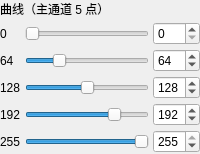
<?xml version="1.0" encoding="UTF-8"?>
<ui version="4.0">
 <class>AdjCurves</class>
 <widget class="QWidget" name="AdjCurves">
  <layout class="QVBoxLayout" name="rootLayout">
   <property name="spacing"><number>4</number></property>
   <property name="leftMargin"><number>0</number></property>
   <property name="topMargin"><number>0</number></property>
   <property name="rightMargin"><number>0</number></property>
   <property name="bottomMargin"><number>0</number></property>
   <item>
    <widget class="QLabel" name="labelTitle">
     <property name="text"><string>曲线（主通道 5 点）</string></property>
     <property name="wordWrap"><bool>true</bool></property>
    </widget>
   </item>
   <item>
    <layout class="QGridLayout" name="grid">
     <item row="0" column="0"><widget class="QLabel" name="label_y0"><property name="text"><string>0</string></property></widget></item>
     <item row="0" column="1"><widget class="QSlider" name="slider_y0"><property name="orientation"><enum>Qt::Orientation::Horizontal</enum></property><property name="minimum"><number>0</number></property><property name="maximum"><number>255</number></property><property name="value"><number>0</number></property></widget></item>
     <item row="0" column="2"><widget class="QSpinBox" name="spin_y0"><property name="minimum"><number>0</number></property><property name="maximum"><number>255</number></property><property name="value"><number>0</number></property></widget></item>
     <item row="1" column="0"><widget class="QLabel" name="label_y1"><property name="text"><string>64</string></property></widget></item>
     <item row="1" column="1"><widget class="QSlider" name="slider_y1"><property name="orientation"><enum>Qt::Orientation::Horizontal</enum></property><property name="minimum"><number>0</number></property><property name="maximum"><number>255</number></property><property name="value"><number>64</number></property></widget></item>
     <item row="1" column="2"><widget class="QSpinBox" name="spin_y1"><property name="minimum"><number>0</number></property><property name="maximum"><number>255</number></property><property name="value"><number>64</number></property></widget></item>
     <item row="2" column="0"><widget class="QLabel" name="label_y2"><property name="text"><string>128</string></property></widget></item>
     <item row="2" column="1"><widget class="QSlider" name="slider_y2"><property name="orientation"><enum>Qt::Orientation::Horizontal</enum></property><property name="minimum"><number>0</number></property><property name="maximum"><number>255</number></property><property name="value"><number>128</number></property></widget></item>
     <item row="2" column="2"><widget class="QSpinBox" name="spin_y2"><property name="minimum"><number>0</number></property><property name="maximum"><number>255</number></property><property name="value"><number>128</number></property></widget></item>
     <item row="3" column="0"><widget class="QLabel" name="label_y3"><property name="text"><string>192</string></property></widget></item>
     <item row="3" column="1"><widget class="QSlider" name="slider_y3"><property name="orientation"><enum>Qt::Orientation::Horizontal</enum></property><property name="minimum"><number>0</number></property><property name="maximum"><number>255</number></property><property name="value"><number>192</number></property></widget></item>
     <item row="3" column="2"><widget class="QSpinBox" name="spin_y3"><property name="minimum"><number>0</number></property><property name="maximum"><number>255</number></property><property name="value"><number>192</number></property></widget></item>
     <item row="4" column="0"><widget class="QLabel" name="label_y4"><property name="text"><string>255</string></property></widget></item>
     <item row="4" column="1"><widget class="QSlider" name="slider_y4"><property name="orientation"><enum>Qt::Orientation::Horizontal</enum></property><property name="minimum"><number>0</number></property><property name="maximum"><number>255</number></property><property name="value"><number>255</number></property></widget></item>
     <item row="4" column="2"><widget class="QSpinBox" name="spin_y4"><property name="minimum"><number>0</number></property><property name="maximum"><number>255</number></property><property name="value"><number>255</number></property></widget></item>
    </layout>
   </item>
   <item>
    <spacer name="vSpacer"><property name="orientation"><enum>Qt::Orientation::Vertical</enum></property><property name="sizeHint" stdset="0"><size><width>20</width><height>1</height></size></property></spacer>
   </item>
  </layout>
 </widget>
 <resources/>
 <connections/>
</ui>
